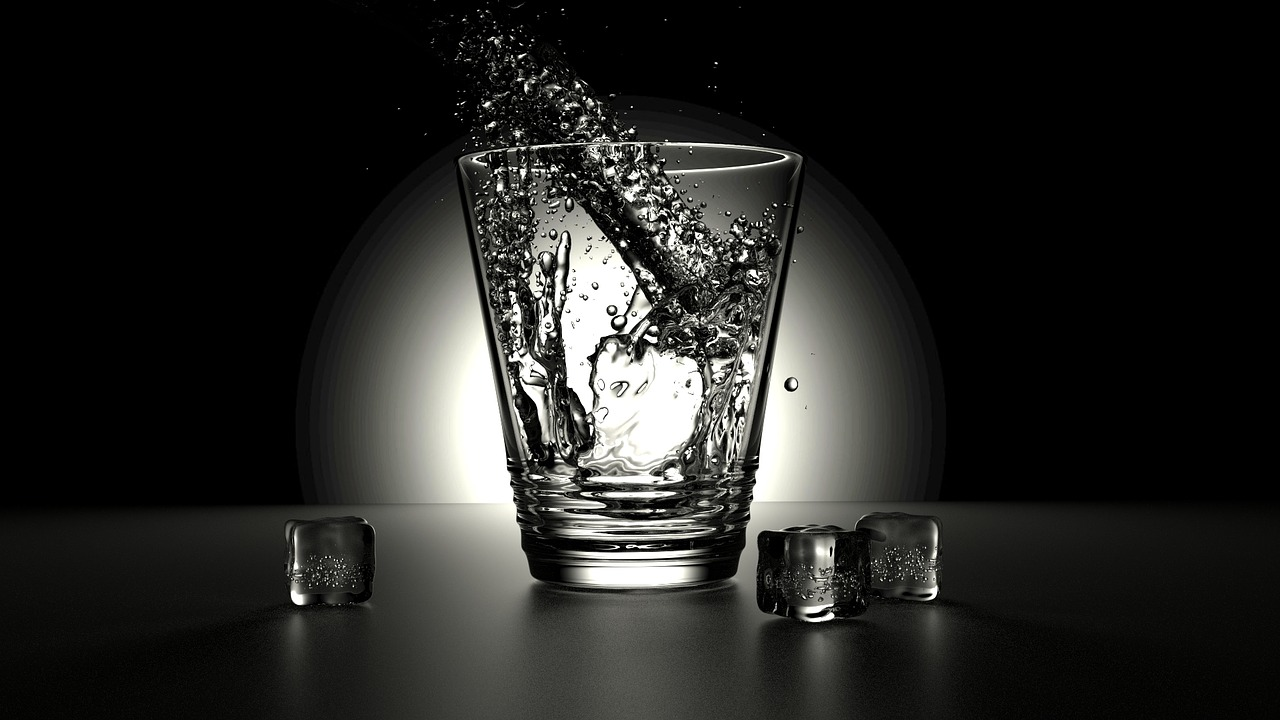
#> input picture image/4.jpg, 1280 x 720 px
$ python '4. 대칭.py'
#> lines starting #> are read from the running program, lines starting #| are printed output that depends on the picture
# Import Library
import cv2

# 로컬 파일에서 이미지 불러오기
src = cv2.imread("image/4.jpg", cv2.IMREAD_COLOR)
#> src is the input picture: shape (720, 1280, 3); mean B, G, R 35.2, 37.3, 37.1
# cv2.flip(이미지, flipcode) 이미지 대칭하기
# 대칭 축(flipcode)을 기준으로 출력한 이미지를 반환하는 코드
dst = cv2.flip(src, 0)
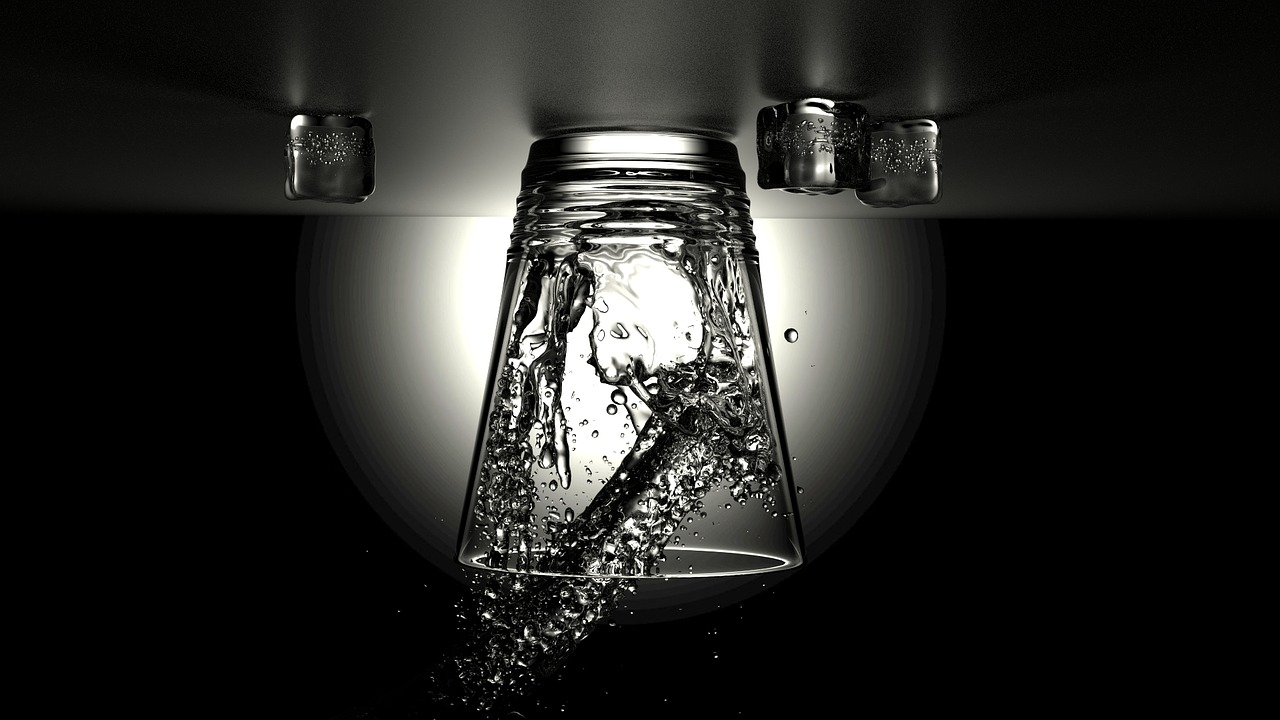
#> dst: shape (720, 1280, 3); mean B, G, R 35.2, 37.3, 37.1
"""
대칭 축은 상수를 입력해 대칭할 축을 설정할 수 있습니다.
flipCode < 0은 XY 축 대칭 (상하좌우 대칭)
flipCode = 0은 X 축 대칭 (상하 대칭)
flipCode > 0은 Y 축 대칭 (좌우 대칭)
"""

# 이미지 출력
cv2.imshow("src", src)
cv2.imshow("dst", dst)
# 키 입력 대기 함수
cv2.waitKey()
# 모든 윈도우 창 제거 함수
cv2.destroyAllWindows()

$ run again, with image/13.jpg copied over image/4.jpg
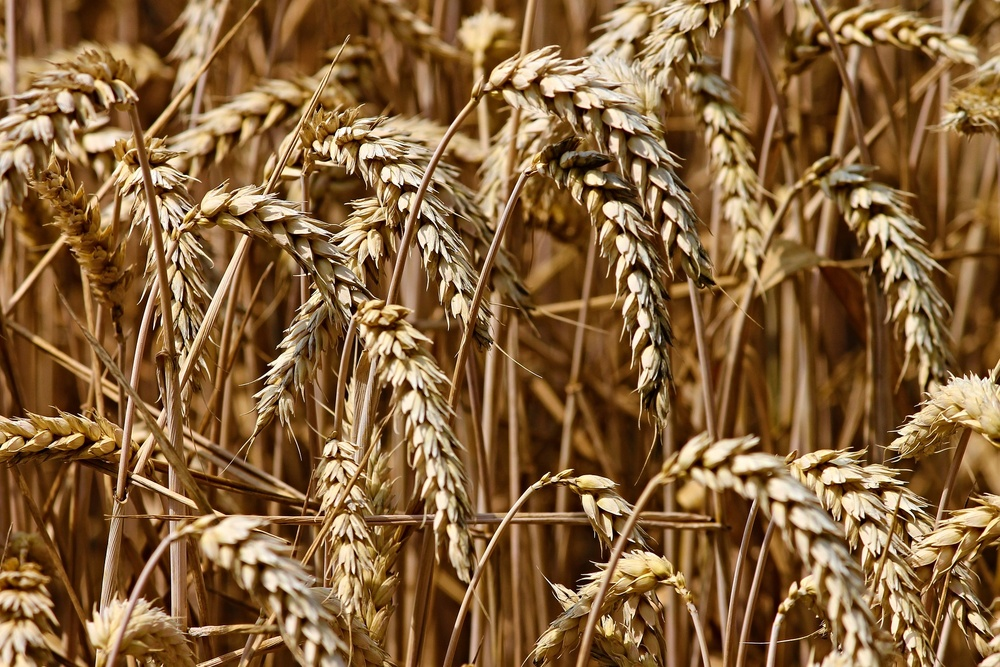
#> input picture image/13.jpg, 1000 x 667 px, shrunk from 1920 x 1280 before the run
#> src is the input picture: shape (667, 1000, 3); mean B, G, R 59.6, 99.1, 134.7
#> `dst = cv2.flip(src, 0)`:
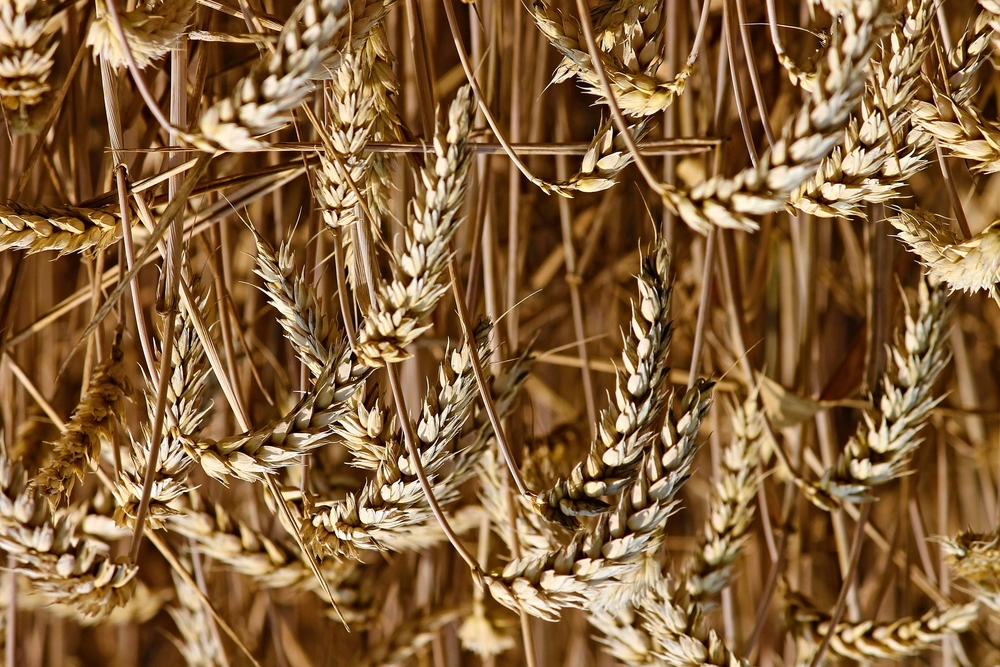
#> dst: shape (667, 1000, 3); mean B, G, R 59.6, 99.1, 134.7

$ run again, with image/14.jpg copied over image/4.jpg
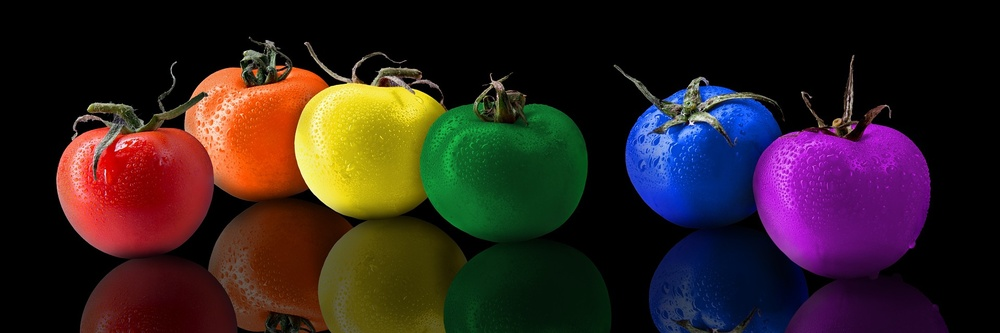
#> input picture image/14.jpg, 1000 x 333 px, shrunk from 1920 x 640 before the run
#> src is the input picture: shape (333, 1000, 3); mean B, G, R 31.8, 32.8, 48.3
#> `dst = cv2.flip(src, 0)`:
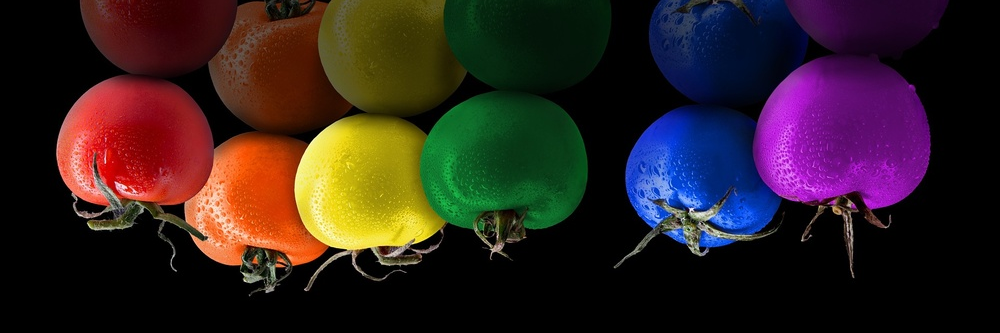
#> dst: shape (333, 1000, 3); mean B, G, R 31.8, 32.8, 48.3

$ run again, with image/16.jpg copied over image/4.jpg
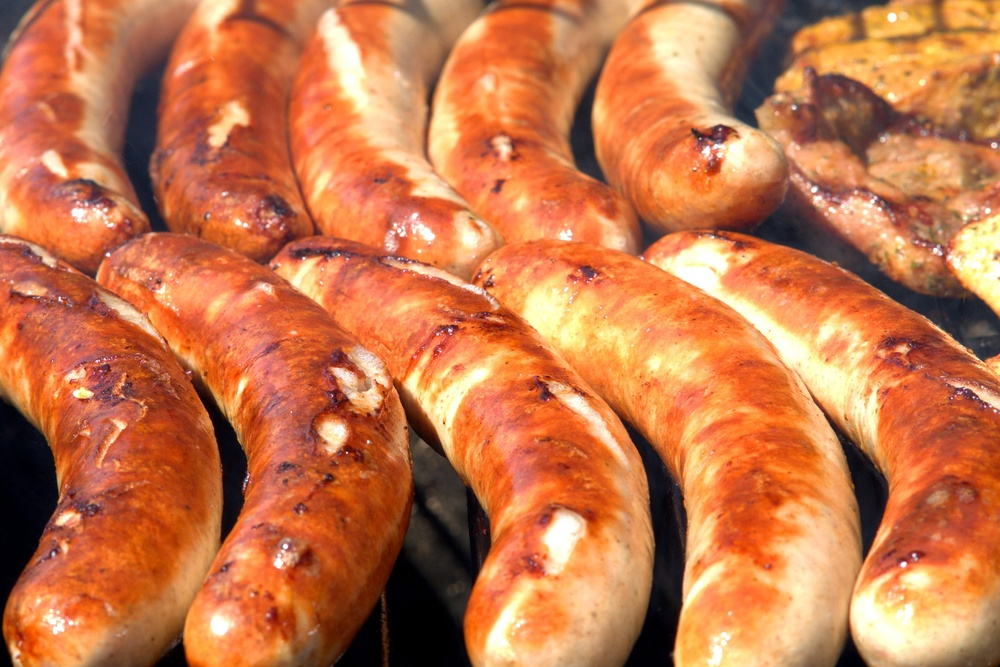
#> input picture image/16.jpg, 1000 x 667 px, shrunk from 1920 x 1280 before the run
#> src is the input picture: shape (667, 1000, 3); mean B, G, R 74.5, 118.1, 197.6
#> `dst = cv2.flip(src, 0)`:
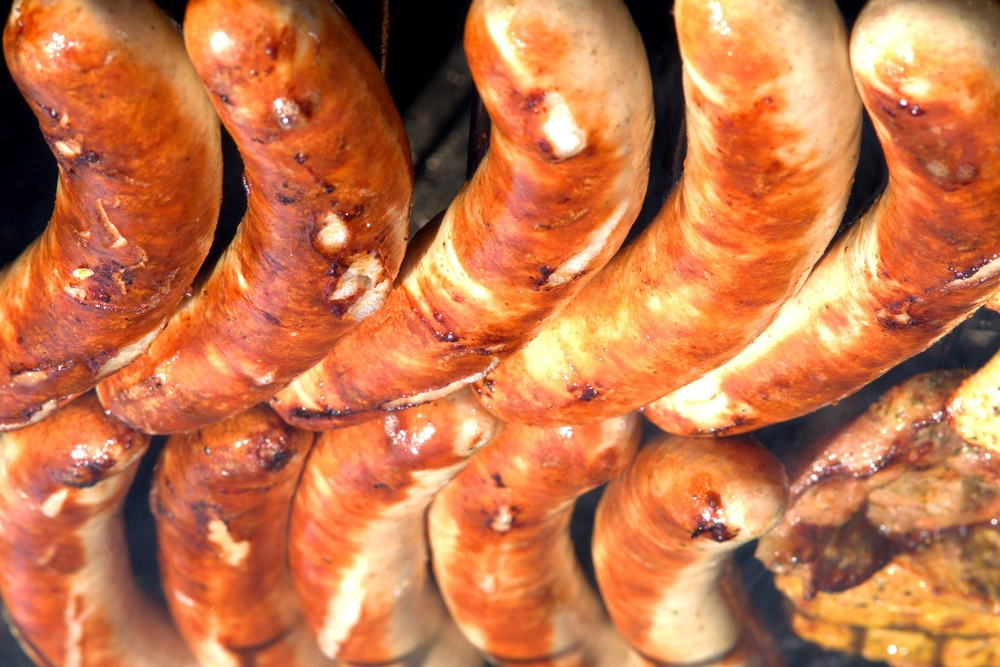
#> dst: shape (667, 1000, 3); mean B, G, R 74.5, 118.1, 197.6
